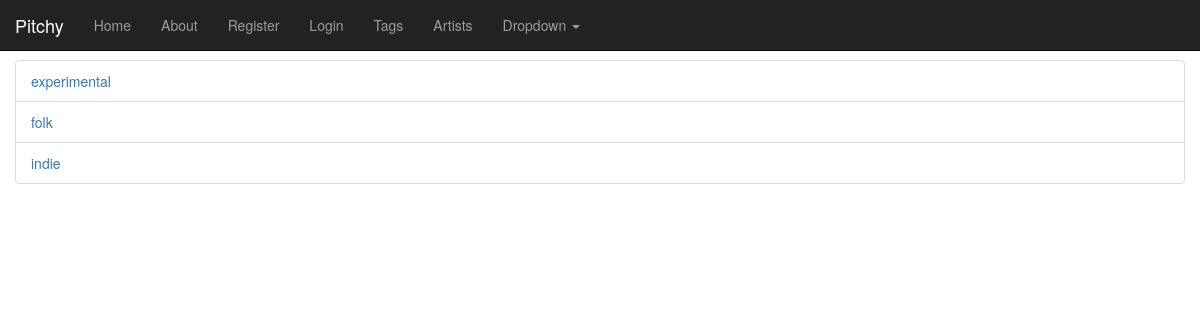
The page /tags/ on the database as committed earlier.
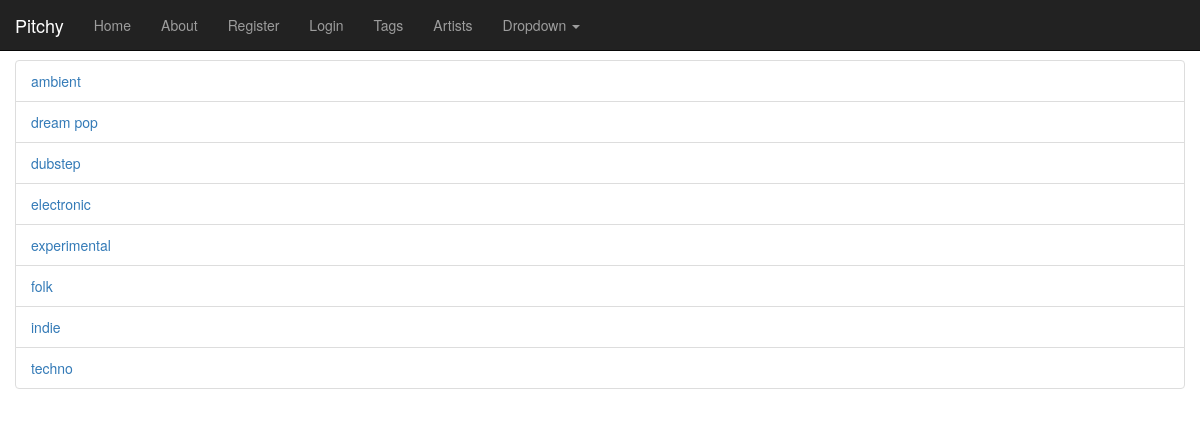
The same page on the database as committed later.
### cherry/models.py (models this page shows, shortened)
class Tag(models.Model):
    name = models.CharField(max_length=128, unique=True)
    artists = models.ManyToManyField('Artist', through=TagArtist)
    slug = models.SlugField(unique=True)
    class Meta:
        ordering = ('name', )

### cherry/views.py (the view)
# urls.py: url(r'^tags/$', views.tags, name='tags'),
def tags(request):
    tag_list = Tag.objects.all()
    context_dict = {'tags': tag_list}
    return render(request, 'cherry/tags.html', context_dict)

### templates/cherry/tags.html (shortened to what this page needs)
{% extends 'base.html' %}
{% block body_block %}
    <div class="row">
        {% if tags %}
        <ul class="list-group">
            {% for tag in tags %}
                <li class="list-group-item"><a href="{% url 'tag' tag.slug %}">{{ tag.name }}</a></li>
            {% endfor %}
        </ul>
        {% endif %}
    </div>
{% endblock %}

Rows that differ between the two databases and show on the page:
added Tag: name "ambient"
added Tag: name "dream pop"
added Tag: name "dubstep"
added Tag: name "electronic"
added Tag: name "techno"
